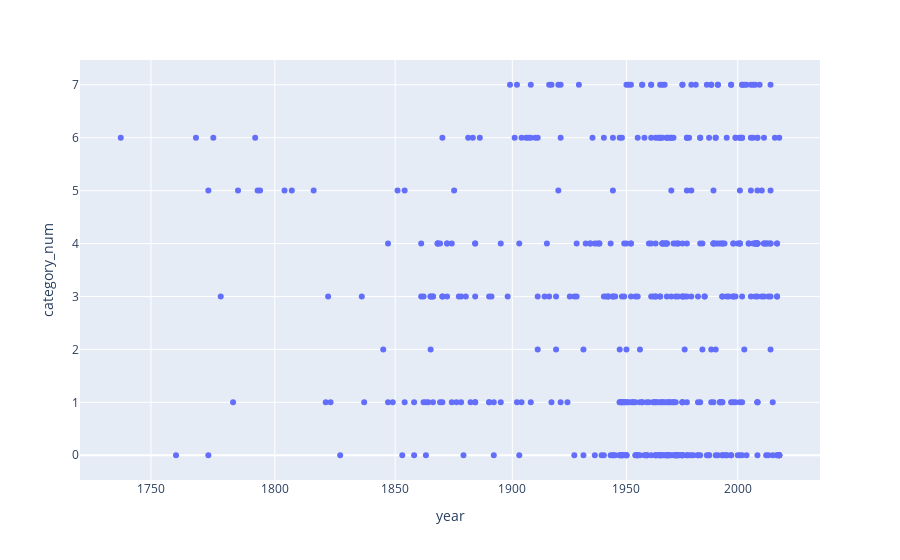

This figure's notebook cell:
### Code cell
import plotly.express as px

fig = px.scatter(firsts, x="year", y="category_num", log_x=True,
                 hover_name="category", hover_data=["accomplishment", "category"])

fig.show()

### Figure 1 — Plotly figure (JSON) as saved in the notebook; plotly's stock layout.template omitted (floating-point values rounded to 4 significant figures; data arrays with more than 128 entries replaced by an {"elided": "..."} marker saying what was removed)
{"data": [{"customdata": {"elided": "479x2 str values"}, "hovertemplate": "<b>%{hovertext}</b><br><br>year=%{x}<br>category_num=%{y}<br>accomplishment=%{customdata[0]}<br>category=%{customdata[1]}<extra></extra>", "hovertext": {"elided": "479 str values"}, "legendgroup": "", "marker": {"color": "#636efa", "symbol": "circle"}, "mode": "markers", "name": "", "orientation": "v", "showlegend": false, "type": "scatter", "x": {"elided": "479 int values"}, "xaxis": "x", "y": {"elided": "479 int values"}, "yaxis": "y"}], "layout": {"legend": {"tracegroupgap": 0}, "margin": {"t": 60}, "xaxis": {"anchor": "y", "domain": [0, 1], "title": {"text": "year"}, "type": "log"}, "yaxis": {"anchor": "x", "domain": [0, 1], "title": {"text": "category_num"}}}}
